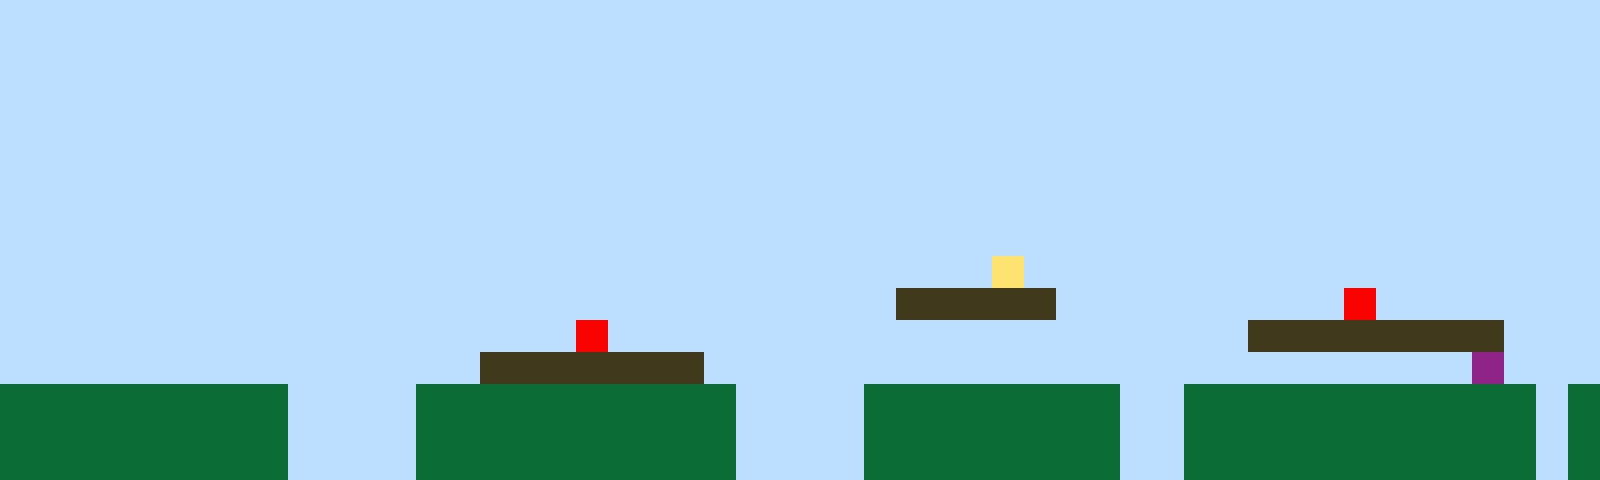

Below is a game level as drawn by its tile map, then a one-line description and the .tmx file that defines it, in full:
An orthogonal 50x15 tile map with 32x32 px tiles, 1 tile layer (Tile Layer 1).

<map version="1.10" tiledversion="1.11.2" orientation="orthogonal" renderorder="right-up" width="50" height="15" tilewidth="32" tileheight="32" infinite="0" nextlayerid="2" nextobjectid="1"><editorsettings><export target="map1.csv" format="csv" /></editorsettings><tileset firstgid="1" name="sprites" tilewidth="32" tileheight="32" tilecount="6" columns="3"><image source="sprites.png" width="96" height="64" /></tileset><layer id="1" name="Tile Layer 1" width="50" height="15"><data encoding="csv">1,1,1,1,1,1,1,1,1,1,1,1,1,1,1,1,1,1,1,1,1,1,1,1,1,1,1,1,1,1,1,1,1,1,1,1,1,1,1,1,1,1,1,1,1,1,1,1,1,1,1,1,1,1,1,1,1,1,1,1,1,1,1,1,1,1,1,1,1,1,1,1,1,1,1,1,1,1,1,1,1,1,1,1,1,1,1,1,1,1,1,1,1,1,1,1,1,1,1,1,1,1,1,1,1,1,1,1,1,1,1,1,1,1,1,1,1,1,1,1,1,1,1,1,1,1,1,1,1,1,1,1,1,1,1,1,1,1,1,1,1,1,1,1,1,1,1,1,1,1,1,1,1,1,1,1,1,1,1,1,1,1,1,1,1,1,1,1,1,1,1,1,1,1,1,1,1,1,1,1,1,1,1,1,1,1,1,1,1,1,1,1,1,1,1,1,1,1,1,1,1,1,1,1,1,1,1,1,1,1,1,1,1,1,1,1,1,1,1,1,1,1,1,1,1,1,1,1,1,1,1,1,1,1,1,1,1,1,1,1,1,1,1,1,1,1,1,1,1,1,1,1,1,1,1,1,1,1,1,1,1,1,1,1,1,1,1,1,1,1,1,1,1,1,1,1,1,1,1,1,1,1,1,1,1,1,1,1,1,1,1,1,1,1,1,1,1,1,1,1,1,1,1,1,1,1,1,1,1,1,1,1,1,1,1,1,1,1,1,1,1,1,1,1,1,1,1,1,1,1,1,1,1,1,1,1,1,1,1,1,1,1,1,1,1,1,1,1,1,1,1,1,1,1,1,1,1,1,1,1,1,1,1,1,1,1,1,1,1,1,1,1,1,1,1,1,1,1,1,1,1,1,1,1,1,1,1,1,1,1,1,1,1,1,1,1,1,1,1,1,1,1,1,1,1,1,1,1,1,1,1,1,1,1,1,1,1,1,1,1,1,1,1,1,1,1,1,1,1,1,1,4,1,1,1,1,1,1,1,1,1,1,1,1,1,1,1,1,1,1,1,1,1,1,1,1,1,1,1,1,1,1,1,1,1,1,1,1,1,1,1,1,1,1,1,1,1,1,3,3,3,3,3,1,1,1,1,1,1,1,1,1,5,1,1,1,1,1,1,1,1,1,1,1,1,1,1,1,1,1,1,1,1,1,1,1,1,1,5,1,1,1,1,1,1,1,1,1,1,1,1,1,1,1,1,1,1,1,1,3,3,3,3,3,3,3,3,1,1,1,1,1,1,1,1,1,1,1,1,1,1,1,1,1,1,3,3,3,3,3,3,3,1,1,1,1,1,1,1,1,1,1,1,1,1,1,1,1,1,1,1,1,1,1,1,1,6,1,1,1,2,2,2,2,2,2,2,2,2,1,1,1,1,2,2,2,2,2,2,2,2,2,2,1,1,1,1,2,2,2,2,2,2,2,2,1,1,2,2,2,2,2,2,2,2,2,2,2,1,2,2,2,2,2,2,2,2,2,2,1,1,1,1,2,2,2,2,2,2,2,2,2,2,1,1,1,1,2,2,2,2,2,2,2,2,1,1,2,2,2,2,2,2,2,2,2,2,2,1,2,2,2,2,2,2,2,2,2,2,1,1,1,1,2,2,2,2,2,2,2,2,2,2,1,1,1,1,2,2,2,2,2,2,2,2,1,1,2,2,2,2,2,2,2,2,2,2,2,1,2</data></layer></map>
